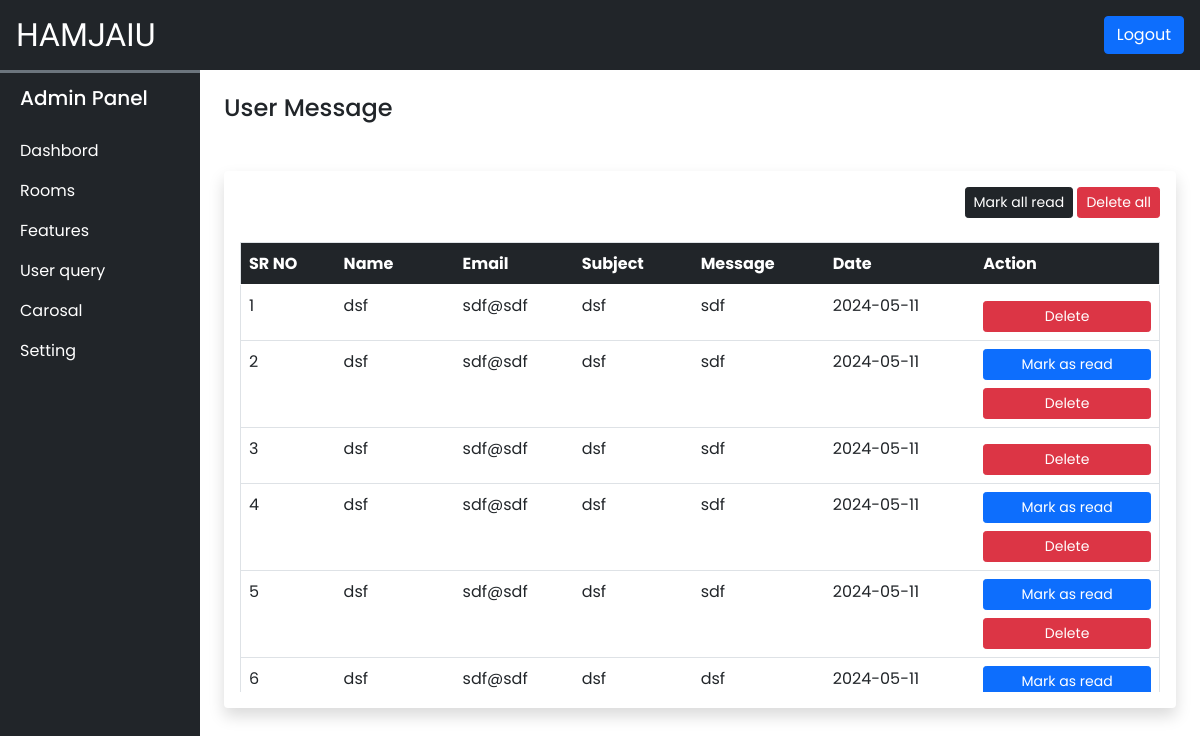
Screenshot of /admin/user_query.php (signed in) with the database file from the repository.
### tables this page shows
CREATE TABLE `user_query` (
  `sr_no` int(11) NOT NULL,
  `name` varchar(100) NOT NULL,
  `email` varchar(100) NOT NULL,
  `subject` varchar(200) NOT NULL,
  `message` varchar(300) NOT NULL,
  `date` date NOT NULL DEFAULT current_timestamp(),
  `seen` tinyint(1) NOT NULL
);

### admin/user_query.php (the view, shortened to what this page needs)
<?php
require ('inc/links.php');
?>
<!DOCTYPE html>
<html lang="en">
<head>
</head>
<body>
    <?php require ("inc/header.php"); ?>
    <div class="container-fluid">
        <div class="row ">
            <div class="col-lg-10 ms-auto p-4 overflow-hidden">
                <h4>User Message</h4>
                <div class="card shadow border-0 mb-4 mt-5">
                    <div class="card-body">
                            <div class="text-end mb-4">
                                <a href="?seen=all" class="btn btn-sm btn-dark shaow-non">Mark all read</a>
                                <a href="?del=all" class="btn btn-sm btn-danger shaow-non">Delete all </a>
                            </div>
                        <div class="table-responsive-md" style="height:450px; overflow-y:scroll">
                            <table class="table table-hover border">
                                <thead class="sticky-top ">
                                    <tr class="bg-dark text-white">
                                        <th scope="col">SR NO</th>
                                        <th scope="col">Name</th>
                                        <th scope="col">Email</th>
                                        <th scope="col">Subject</th>
                                        <th scope="col">Message</th>
                                        <th scope="col">Date</th>
                                        <th scope="col">Action</th>
                                    </tr>
                                </thead>
                                <tbody>
                                    <?php
                                    $q = "SELECT * FROM `user_query` ORDER BY `sr_no` DESC";
                                    $data = mysqli_query($conn, $q);
                                    $i = 1;
                                    while ($row = mysqli_fetch_assoc($data)) {
                                        $seen = '';
                                        if ($row['seen'] != 1) {
                                            $seen = "<a href ='?seen=$row[sr_no]' class='btn btn-sm btn-primary d-block'> Mark as read</a>";
                                        }
                                        $seen .= "<a href ='?del=$row[sr_no]' class='btn btn-sm btn-danger  d-block mt-2 '> Delete</a>";
                                        echo <<<tableRow
        <tr>
            <td>$i</td>
            <td>$row[name]</td>
            <td>$row[email]</td>
            <td>$row[subject]</td>
            <td>$row[message]</td>
            <td>$row[date]</td>
            <td>$seen</td>
        </tr>
     tableRow;
                                        $i++;
                                    }
                                    ?>
                                </tbody>
                            </table>
                        </div>
                    </div>
                </div>
            </div>
        </div>
    </div>
</body>
</html>

### admin/css/style.css (style rules this page uses)
* { font-family: "Poppins", sans-serif; }

### rows the page displays
user_query: name "dsf", email "sdf@sdf", subject "dsf", message "sdf", date "2024-05-11"
user_query: name "dsf", email "sdf@sdf", subject "dsf", message "sdf", date "2024-05-11"
user_query: name "dsf", email "sdf@sdf", subject "dsf", message "sdf", date "2024-05-11"
user_query: name "dsf", email "sdf@sdf", subject "dsf", message "sdf", date "2024-05-11"
user_query: name "dsf", email "sdf@sdf", subject "dsf", message "sdf", date "2024-05-11"
user_query: name "dsf", email "sdf@sdf", subject "dsf", message "dsf", date "2024-05-11"
